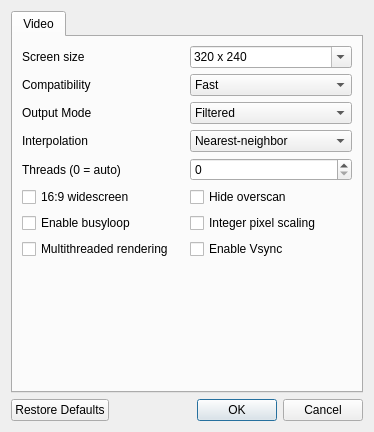
<?xml version="1.0" encoding="UTF-8"?>
<ui version="4.0">
 <class>MainDialog</class>
 <widget class="QDialog" name="MainDialog">
  <property name="geometry">
   <rect>
    <x>0</x>
    <y>0</y>
    <width>374</width>
    <height>432</height>
   </rect>
  </property>
  <property name="windowTitle">
   <string>Angrylion-Plus</string>
  </property>
  <layout class="QVBoxLayout" name="verticalLayout_2">
   <item>
    <layout class="QHBoxLayout" name="horizontalLayout">
     <item>
      <widget class="QTabWidget" name="tabWidget">
       <widget class="QWidget" name="tab">
        <attribute name="title">
         <string>Video</string>
        </attribute>
        <layout class="QVBoxLayout" name="verticalLayout">
         <item>
          <layout class="QHBoxLayout" name="horizontalLayout_2">
           <item>
            <widget class="QLabel" name="label">
             <property name="text">
              <string>Screen size</string>
             </property>
            </widget>
           </item>
           <item>
            <widget class="QComboBox" name="screenSizeComboBox">
             <property name="editable">
              <bool>true</bool>
             </property>
             <item>
              <property name="text">
               <string>320 x 240</string>
              </property>
             </item>
             <item>
              <property name="text">
               <string>400 x 300</string>
              </property>
             </item>
             <item>
              <property name="text">
               <string>480 x 360</string>
              </property>
             </item>
             <item>
              <property name="text">
               <string>640 x 480</string>
              </property>
             </item>
             <item>
              <property name="text">
               <string>800 x 600</string>
              </property>
             </item>
             <item>
              <property name="text">
               <string>960 x 720</string>
              </property>
             </item>
             <item>
              <property name="text">
               <string>1024 x 768</string>
              </property>
             </item>
             <item>
              <property name="text">
               <string>1152 x 864</string>
              </property>
             </item>
             <item>
              <property name="text">
               <string>1280 x 960</string>
              </property>
             </item>
             <item>
              <property name="text">
               <string>1280 x 1024</string>
              </property>
             </item>
             <item>
              <property name="text">
               <string>1440 x 1080</string>
              </property>
             </item>
             <item>
              <property name="text">
               <string>1600 x 1024</string>
              </property>
             </item>
             <item>
              <property name="text">
               <string>1600 x 1200</string>
              </property>
             </item>
            </widget>
           </item>
          </layout>
         </item>
         <item>
          <layout class="QHBoxLayout" name="horizontalLayout_3">
           <item>
            <widget class="QLabel" name="label_2">
             <property name="text">
              <string>Compatibility</string>
             </property>
            </widget>
           </item>
           <item>
            <widget class="QComboBox" name="dpCompatComboBox">
             <item>
              <property name="text">
               <string>Fast</string>
              </property>
             </item>
             <item>
              <property name="text">
               <string>Moderate</string>
              </property>
             </item>
             <item>
              <property name="text">
               <string>Slow</string>
              </property>
             </item>
            </widget>
           </item>
          </layout>
         </item>
         <item>
          <layout class="QHBoxLayout" name="horizontalLayout_4">
           <item>
            <widget class="QLabel" name="label_3">
             <property name="text">
              <string>Output Mode</string>
             </property>
            </widget>
           </item>
           <item>
            <widget class="QComboBox" name="viModeComboBox">
             <item>
              <property name="text">
               <string>Filtered</string>
              </property>
             </item>
             <item>
              <property name="text">
               <string>Unfiltered</string>
              </property>
             </item>
             <item>
              <property name="text">
               <string>Depth</string>
              </property>
             </item>
             <item>
              <property name="text">
               <string>Coverage</string>
              </property>
             </item>
            </widget>
           </item>
          </layout>
         </item>
         <item>
          <layout class="QHBoxLayout" name="horizontalLayout_5">
           <item>
            <widget class="QLabel" name="label_4">
             <property name="text">
              <string>Interpolation</string>
             </property>
            </widget>
           </item>
           <item>
            <widget class="QComboBox" name="viInterpolationComboBox">
             <item>
              <property name="text">
               <string>Nearest-neighbor</string>
              </property>
             </item>
             <item>
              <property name="text">
               <string>Bilinear</string>
              </property>
             </item>
             <item>
              <property name="text">
               <string>Hybrid</string>
              </property>
             </item>
            </widget>
           </item>
          </layout>
         </item>
         <item>
          <layout class="QHBoxLayout" name="horizontalLayout_8">
           <property name="leftMargin">
            <number>0</number>
           </property>
           <property name="topMargin">
            <number>0</number>
           </property>
           <property name="bottomMargin">
            <number>0</number>
           </property>
           <item>
            <widget class="QLabel" name="label_5">
             <property name="text">
              <string>Threads (0 = auto)</string>
             </property>
            </widget>
           </item>
           <item>
            <widget class="QSpinBox" name="numWorkersSpinBox"/>
           </item>
          </layout>
         </item>
         <item>
          <layout class="QHBoxLayout" name="horizontalLayout_11">
           <property name="bottomMargin">
            <number>0</number>
           </property>
           <item>
            <layout class="QVBoxLayout" name="verticalLayout_7">
             <property name="bottomMargin">
              <number>0</number>
             </property>
             <item>
              <widget class="QCheckBox" name="viWidescreenCheckBox">
               <property name="text">
                <string>16:9 widescreen</string>
               </property>
              </widget>
             </item>
             <item>
              <widget class="QCheckBox" name="busyLoopCheckBox">
               <property name="text">
                <string>Enable busyloop</string>
               </property>
              </widget>
             </item>
             <item>
              <widget class="QCheckBox" name="parallelCheckBox">
               <property name="text">
                <string>Multithreaded rendering</string>
               </property>
              </widget>
             </item>
            </layout>
           </item>
           <item>
            <layout class="QVBoxLayout" name="verticalLayout_6">
             <property name="bottomMargin">
              <number>0</number>
             </property>
             <item>
              <widget class="QCheckBox" name="viHideOverscanCheckBox">
               <property name="text">
                <string>Hide overscan</string>
               </property>
              </widget>
             </item>
             <item>
              <widget class="QCheckBox" name="viIntegerScalingCheckBox">
               <property name="text">
                <string>Integer pixel scaling</string>
               </property>
              </widget>
             </item>
             <item>
              <widget class="QCheckBox" name="viVsyncCheckBox">
               <property name="text">
                <string>Enable Vsync</string>
               </property>
              </widget>
             </item>
            </layout>
           </item>
          </layout>
         </item>
         <item>
          <spacer name="verticalSpacer">
           <property name="orientation">
            <enum>Qt::Orientation::Vertical</enum>
           </property>
           <property name="sizeHint" stdset="0">
            <size>
             <width>20</width>
             <height>40</height>
            </size>
           </property>
          </spacer>
         </item>
        </layout>
       </widget>
      </widget>
     </item>
    </layout>
   </item>
   <item>
    <widget class="QDialogButtonBox" name="buttonBox">
     <property name="orientation">
      <enum>Qt::Orientation::Horizontal</enum>
     </property>
     <property name="standardButtons">
      <set>QDialogButtonBox::StandardButton::Cancel|QDialogButtonBox::StandardButton::Ok|QDialogButtonBox::StandardButton::RestoreDefaults</set>
     </property>
    </widget>
   </item>
  </layout>
 </widget>
 <resources/>
 <connections>
  <connection>
   <sender>buttonBox</sender>
   <signal>accepted()</signal>
   <receiver>MainDialog</receiver>
   <slot>accept()</slot>
   <hints>
    <hint type="sourcelabel">
     <x>248</x>
     <y>254</y>
    </hint>
    <hint type="destinationlabel">
     <x>157</x>
     <y>274</y>
    </hint>
   </hints>
  </connection>
  <connection>
   <sender>buttonBox</sender>
   <signal>rejected()</signal>
   <receiver>MainDialog</receiver>
   <slot>reject()</slot>
   <hints>
    <hint type="sourcelabel">
     <x>316</x>
     <y>260</y>
    </hint>
    <hint type="destinationlabel">
     <x>286</x>
     <y>274</y>
    </hint>
   </hints>
  </connection>
 </connections>
</ui>
